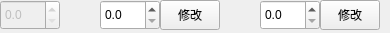
<?xml version="1.0" encoding="UTF-8"?>
<ui version="4.0">
 <class>SI_UnitSetWid</class>
 <widget class="QWidget" name="SI_UnitSetWid">
  <property name="geometry">
   <rect>
    <x>0</x>
    <y>0</y>
    <width>390</width>
    <height>33</height>
   </rect>
  </property>
  <property name="windowTitle">
   <string>Form</string>
  </property>
  <widget class="QPushButton" name="minBtn">
   <property name="geometry">
    <rect>
     <x>320</x>
     <y>0</y>
     <width>60</width>
     <height>30</height>
    </rect>
   </property>
   <property name="text">
    <string>修改</string>
   </property>
  </widget>
  <widget class="QPushButton" name="maxBtn">
   <property name="geometry">
    <rect>
     <x>160</x>
     <y>0</y>
     <width>60</width>
     <height>30</height>
    </rect>
   </property>
   <property name="text">
    <string>修改</string>
   </property>
  </widget>
  <widget class="QDoubleSpinBox" name="spinBox">
   <property name="enabled">
    <bool>false</bool>
   </property>
   <property name="geometry">
    <rect>
     <x>0</x>
     <y>0</y>
     <width>60</width>
     <height>30</height>
    </rect>
   </property>
   <property name="decimals">
    <number>1</number>
   </property>
   <property name="maximum">
    <double>999.000000000000000</double>
   </property>
  </widget>
  <widget class="QDoubleSpinBox" name="maxSpinBox">
   <property name="enabled">
    <bool>true</bool>
   </property>
   <property name="geometry">
    <rect>
     <x>100</x>
     <y>0</y>
     <width>60</width>
     <height>30</height>
    </rect>
   </property>
   <property name="decimals">
    <number>1</number>
   </property>
   <property name="maximum">
    <double>999.000000000000000</double>
   </property>
  </widget>
  <widget class="QDoubleSpinBox" name="minSpinBox">
   <property name="enabled">
    <bool>true</bool>
   </property>
   <property name="geometry">
    <rect>
     <x>260</x>
     <y>0</y>
     <width>60</width>
     <height>30</height>
    </rect>
   </property>
   <property name="decimals">
    <number>1</number>
   </property>
   <property name="maximum">
    <double>999.000000000000000</double>
   </property>
  </widget>
 </widget>
 <resources/>
 <connections/>
</ui>
